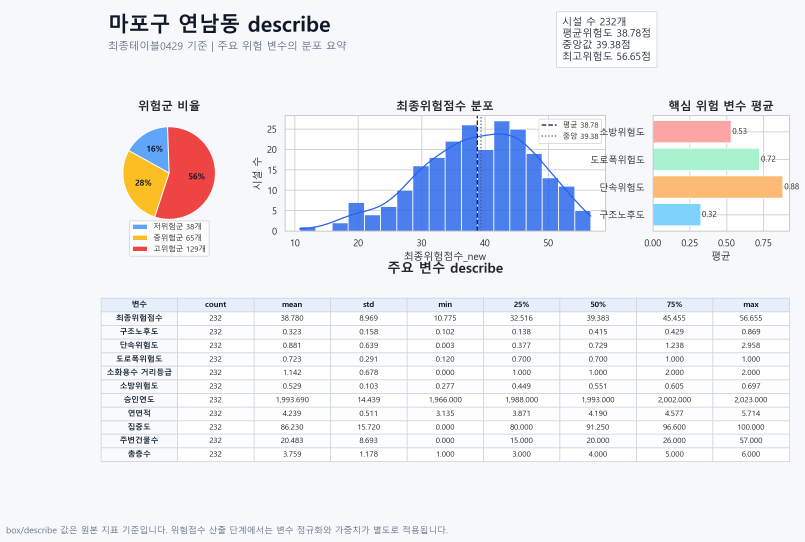
#> input picture 0430/마포구_연남동_describe.png, 2415 x 1624 px, found by its file name (shown at 1/3 size); its folder holds 2 pictures in this run
$ python crop_mapo_dong_describe_cards.py
#> lines starting #> are read from the running program, lines starting #| are printed output that depends on the picture
# -*- coding: utf-8 -*-
from __future__ import annotations

from pathlib import Path

from PIL import Image, ImageDraw, ImageFont


ROOT = Path(__file__).resolve().parents[1]
OUT_DIR = ROOT / "0430"

MAPO = "\ub9c8\ud3ec\uad6c"
DONGS = ["\uc5f0\ub0a8\ub3d9", "\uc11c\uad50\ub3d9"]


def crop_card(name: str) -> Path:
#> called with name = '연남동'
    src = OUT_DIR / f"{MAPO}_{name}_describe.png"
    dst = OUT_DIR / f"{MAPO}_{name}_describe_cropped.png"
    img = Image.open(src)
#> img is the input picture: PIL image 2415x1624 RGBA; mean R, G, B, A 235.2, 237, 242.2, 255
    w, h = img.size
#> w = 2415; h = 1624

    # Keep only the lower describe table area.
    left = int(w * 0.105)
#> left = 253
    top = int(h * 0.535)
#> top = 868
    right = int(w * 0.965)
#> right = 2330
    bottom = int(h * 0.935)
#> bottom = 1518
    cropped = img.crop((left, top, right, bottom))
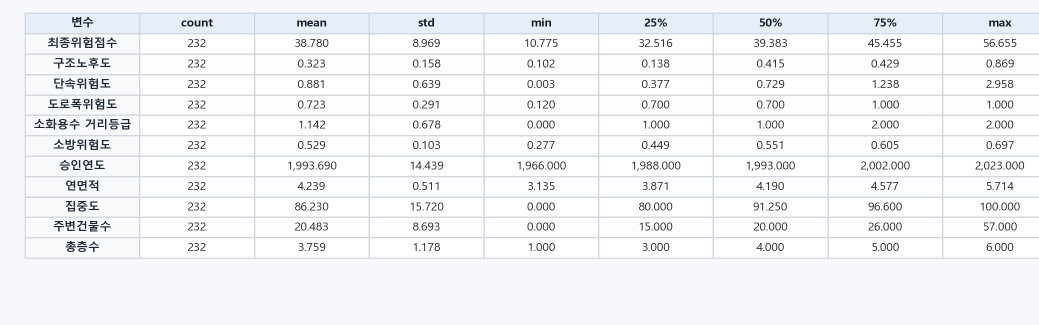
#> cropped: PIL image 2077x650 RGBA (shown at 1/2 size); mean R, G, B, A 241.4, 243.3, 246, 255

    title_h = 110
    canvas = Image.new("RGB", (cropped.width, cropped.height + title_h), "#F4F7FB")
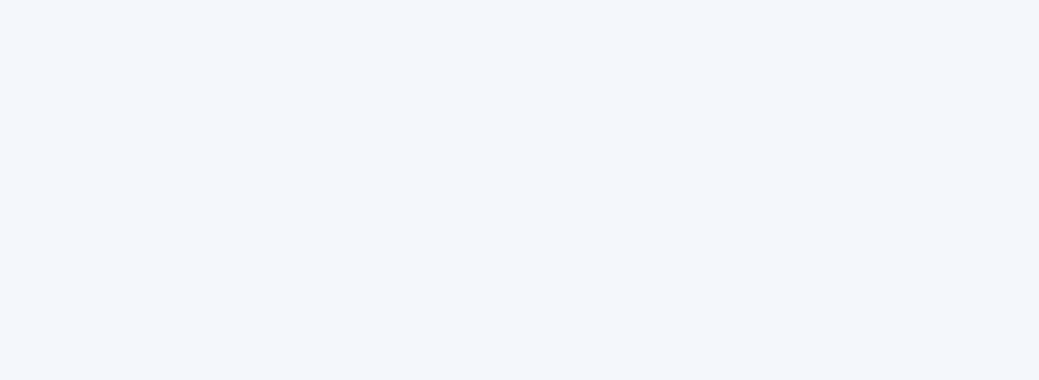
#> canvas: PIL image 2077x760 RGB (shown at 1/2 size); mean R, G, B 244, 247, 251
    canvas.paste(cropped.convert("RGB"), (0, title_h))
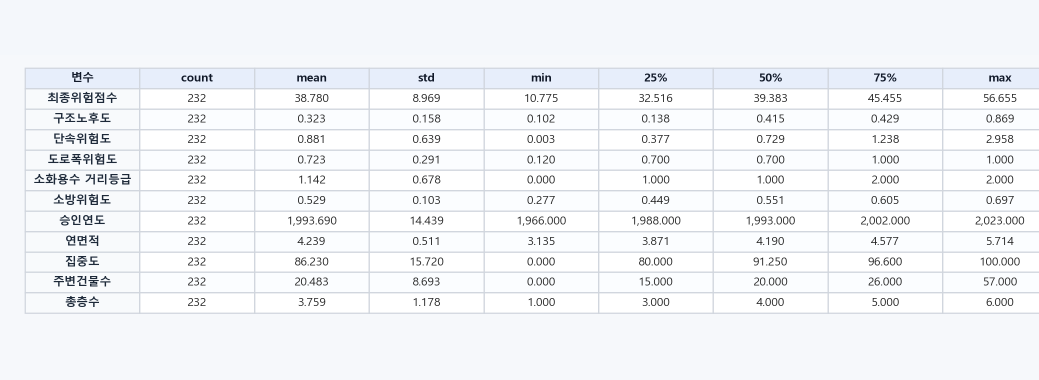
#> canvas: PIL image 2077x760 RGB (shown at 1/2 size); mean R, G, B 241.8, 243.9, 246.8

    draw = ImageDraw.Draw(canvas)
    font_path = Path("C:/Windows/Fonts/malgunbd.ttf")
    font = ImageFont.truetype(str(font_path), 44) if font_path.exists() else ImageFont.load_default()
    title = f"{MAPO} {name} describe"
    draw.text((24, 28), title, fill="#172033", font=font)

    canvas.save(dst)
    return dst


def main() -> None:
    for name in DONGS:
        print(crop_card(name))
#> pass 2 of the loop in main, `for name in DONGS:`:
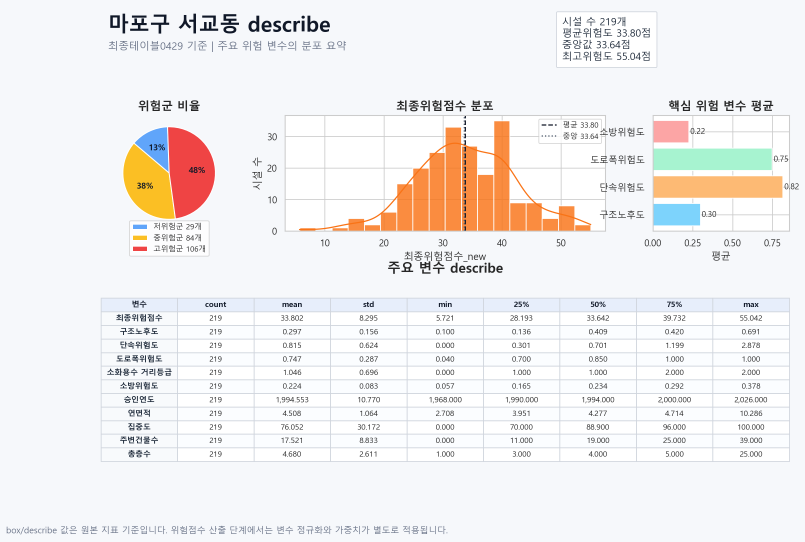
#> input picture 0430/마포구_서교동_describe.png, 2415 x 1624 px, found by its file name (shown at 1/3 size)
#> in crop_card, img is the input picture: PIL image 2415x1624 RGBA; mean R, G, B, A 241.2, 238.8, 238.3, 255
#> in crop_card (call 2), `cropped = img.crop((left, top, right, bottom))`:
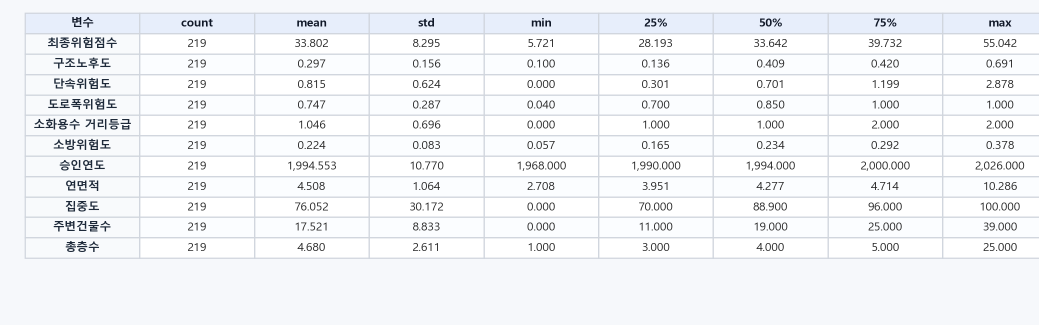
#> cropped: PIL image 2077x650 RGBA (shown at 1/2 size); mean R, G, B, A 241.4, 243.3, 246, 255
#> in crop_card (call 2), `canvas.paste(cropped.convert("RGB"), (0, title_h))`:
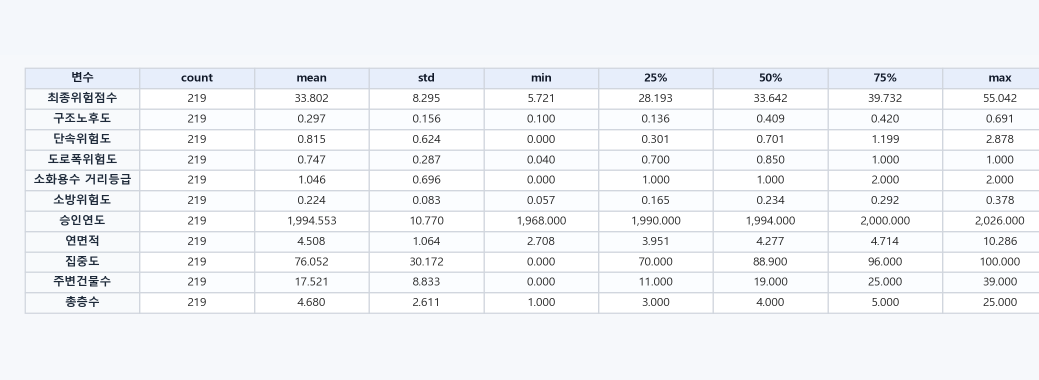
#> canvas: PIL image 2077x760 RGB (shown at 1/2 size); mean R, G, B 241.8, 243.8, 246.7


if __name__ == "__main__":
    main()
